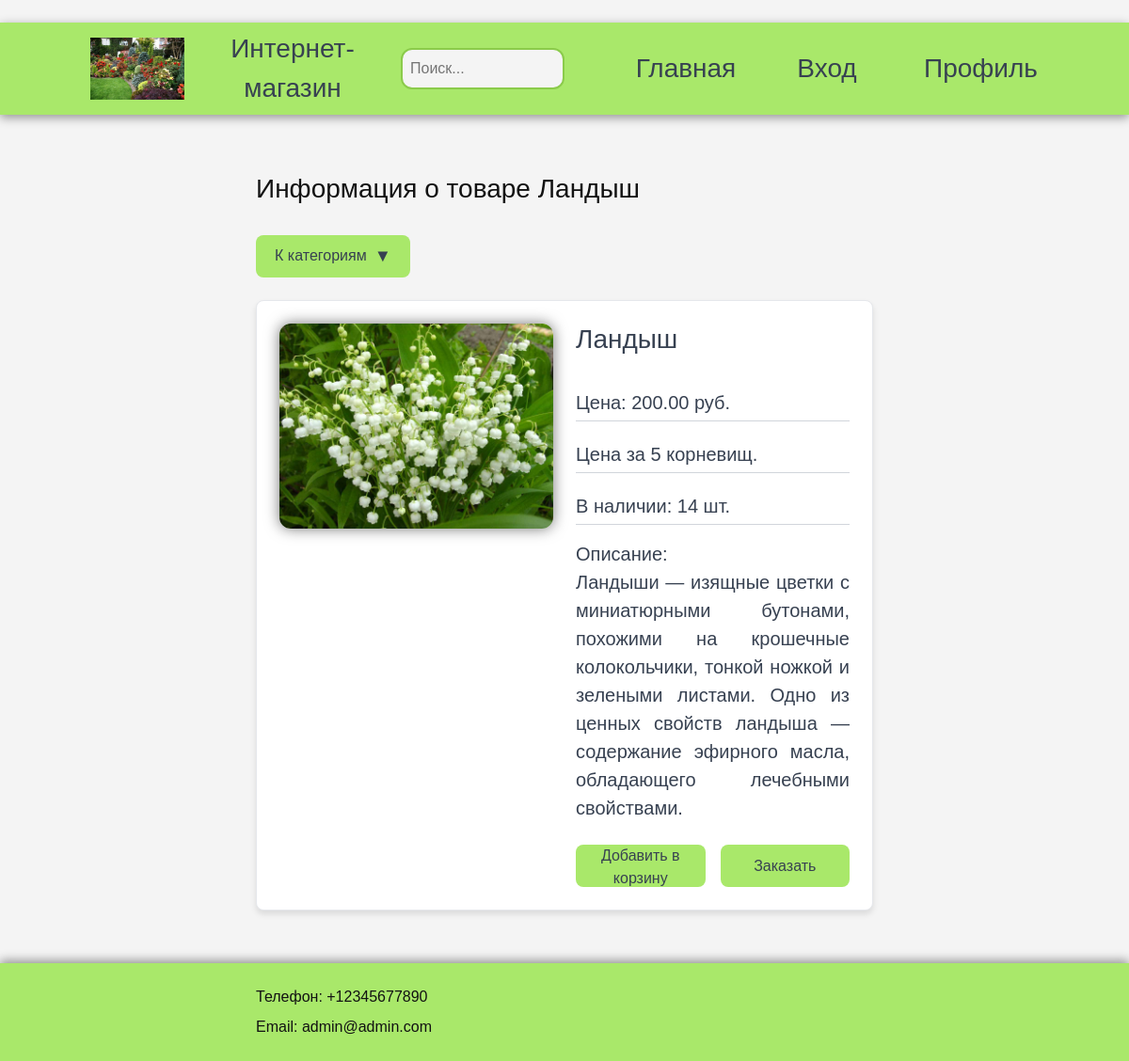
Before: /product/7/landysh/ with the older database file.
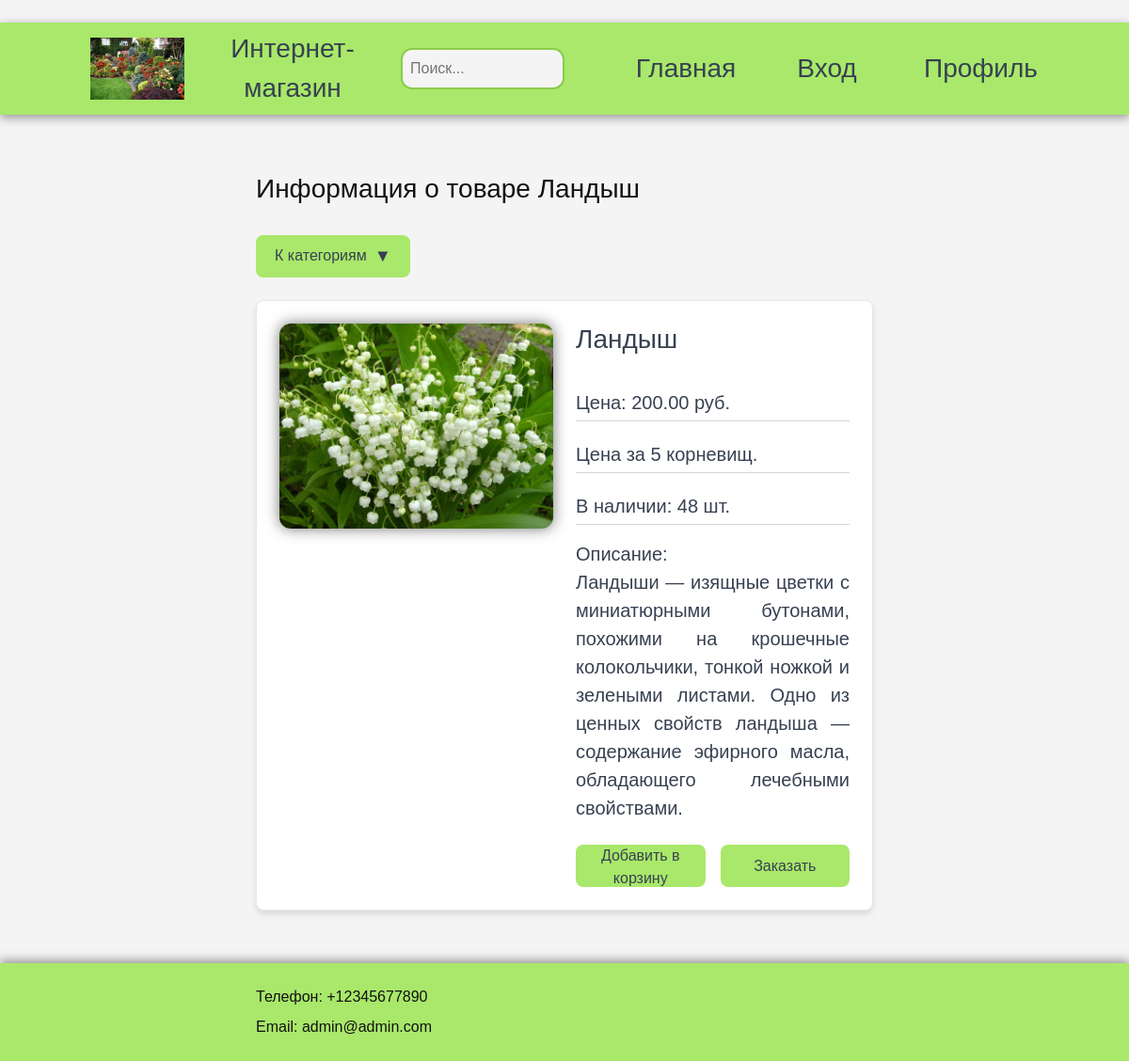
After: the same page with the newer database file.
### shop/models.py (models this page shows, shortened)
class Product(models.Model):
    category = models.ForeignKey(Category, related_name='products', on_delete=models.CASCADE)
    name = models.CharField(max_length=200, db_index=True)
    slug = models.SlugField(max_length=200, db_index=True)
    image = models.ImageField(upload_to='products/%Y/%m/%d', blank=True)
    short_description = models.TextField(blank=True)
    description = models.TextField(blank=True)
    price = models.DecimalField(max_digits=10, decimal_places=2)
    stock = models.PositiveIntegerField()
    available = models.BooleanField(default=True)
    created = models.DateTimeField(auto_now_add=True)
    updated = models.DateTimeField(auto_now=True)
    class Meta:
        ordering = ('name',)
        index_together = (('id', 'slug'),)

### shop/views.py (the view)
# urls.py: path('product/<int:id>/<str:slug>/', views.product_detail, name='product_detail'),
def product_detail(request, id, slug, category_slug=None): # описание товара
    category = None
    categories = Category.objects.all()
    product = get_object_or_404(Product, id=id, slug=slug)
    if not product.available:
        product = None  # Если недоступен, передаем None в шаблон
    if category_slug: # Фильтрация по категории
        category = get_object_or_404(Category, slug=category_slug)
        products = products.filter(category=category)
    return render(request, 'shop/product/detail.html', {'product': product, 'category': category, 'categories': categories})

### shop/models.py (called while the page is built)
    def get_absolute_url(self):
        return reverse('shop:product_list_by_category',
                        args=[self.slug])

### shop/templates/shop/product/detail.html (shortened to what this page needs)
﻿{% extends "shop/base.html" %}
{% load static %}
{% block content %}
{% if product %}
<h2>Информация о товаре {% if product %}{{ product.name }}{% else %}Product{% endif %}</h2>
<article class="basket-content">
    <form method="get" class="select-custom">
        <label for="category" class="select-label">К категориям <span class="arrow">&#9660</span></label>
    </form>
</article>
<article class="product_detail">
    <section class="product_detail_img">
        <img src="{% if product.image %}{{ product.image.url }}{% else %}{% static 'img/err.jpg' %}{% endif %}">
    </section>
    <section class="product_detail_description">
        <h2>{{ product.name }}</h2>
        <p class="product_detail_p">Цена: {{ product.price }} руб.</p>
        <p class="product_detail_p">{{ product.short_description }}</p>
        <p class="product_detail_p">В наличии: {{ product.stock }} шт.</p>
        <p>Описание: </br>{{ product.description }}</p>
    </section>
    <section class="product_button">
        <form method="post" action="{% url 'shop:add_to_cart_or_order' product.id %}">
            <button type="submit" class="profil-btn" style="width: 100%; padding: 0 1rem;">Добавить в корзину</button>
        </form>
        <form method="post" action="{% url 'shop:add_to_cart_or_order' product.id %}">
            <button type="submit" class="profil-btn" style="width: 100%; padding: 0 1rem;">Заказать</button>
        </form>
    </section>
</article>
{% else %}
    <p>Товар не найден или закончился на складе.</p>
{% endif %}
{% endblock %}

Changed rows visible on the page:
changed Product "Ландыш": stock "14" → "48"
